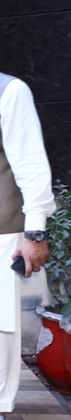
%> input picture todos/lec7/assets/a.png, 71 x 420 px, shrunk from 168 x 1000 before the run
$ octave smothening_usingaverage.m   (GNU Octave 9; MATLAB toolbox functions it lacks are replaced by stand-ins)
%> lines starting %> are read from the running program, lines starting %| are printed output that depends on the picture
A = double(rgb2gray(imread('assets\a.png')));
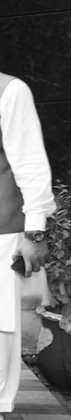
%> A: size 420x71 double; min 10, max 255, mean 115.9
[R, C] = size(A);
%> R = 420; C = 71

B = zeros(R, C);

for i = 2:R-1
    for j = 2:C-1
        temp = A(i-1:i+1, j-1:j+1);
        mysum = sum(temp(:));
        myfinal = mysum / 9;
        B(i, j) = myfinal;
    end
end
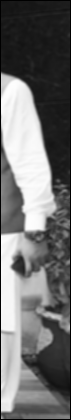
%> B: size 420x71 double; min 0, max 254, mean 112.6

imshow(uint8(B));

userpath()
%> (this line was passed over: userpath is not available in this run)
